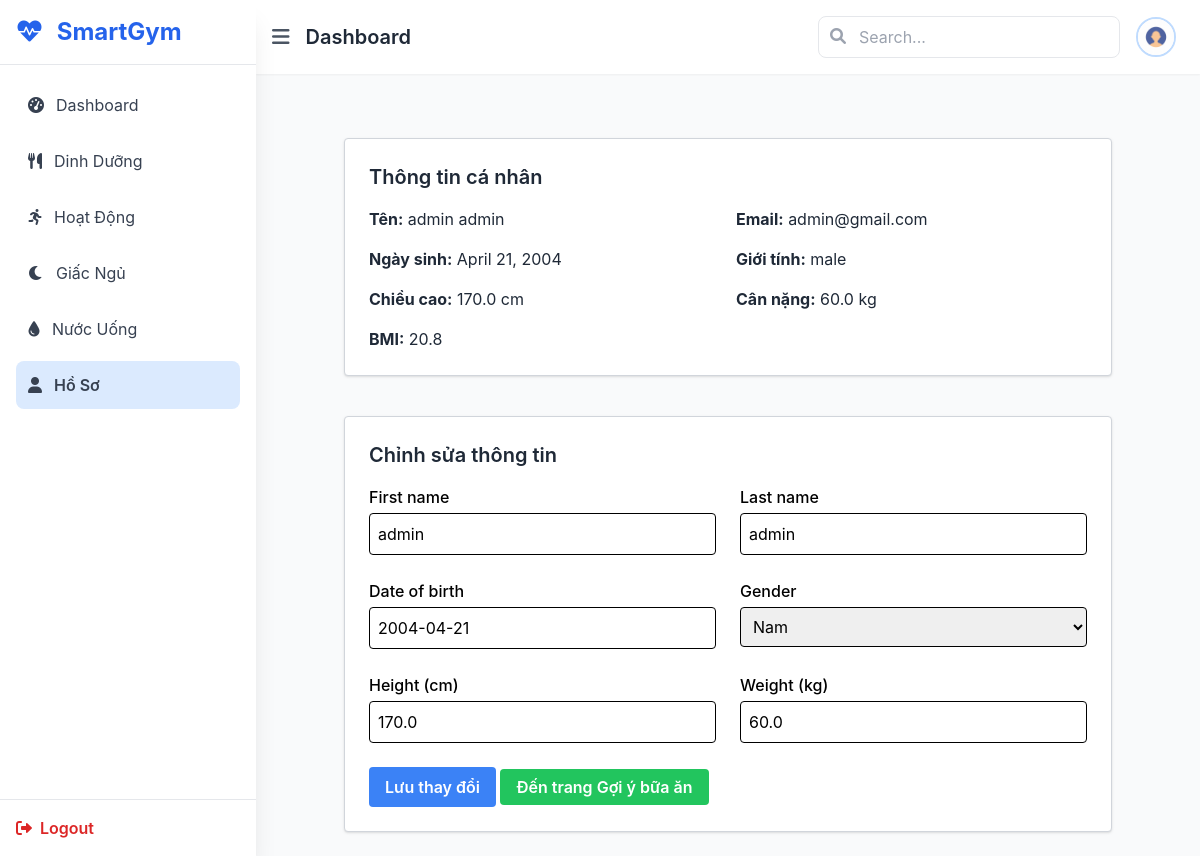
/profile/ (signed in), run on the app's committed database.
### accounts/models.py (models this page shows)
class User(AbstractUser):
    email = models.EmailField(unique=True)
    USERNAME_FIELD = 'email'
    REQUIRED_FIELDS = ['username']
    date_of_birth = models.DateField(null=True, blank=True)
    height_cm = models.FloatField(null=True, blank=True)
    weight_kg = models.FloatField(null=True, blank=True)
    last_weight_update = models.DateField(null=True, blank=True)  #  Cho phép giá trị rỗng (NULL)
    gender = models.CharField(
        max_length=10,
        choices=[('male', 'Nam'), ('female', 'Nữ')],
        null=True,
        blank=True
    )
    @property
    def bmi(self):
        if self.height_cm and self.weight_kg:
            height_m = self.height_cm / 100
            return round(self.weight_kg / (height_m ** 2), 1)
        return None

### main/views.py (the view)
# urls.py: path('profile/', views.profile, name='profile'),
@login_required
def profile(request):
    user = request.user
    if request.method == 'POST':
        form = UserProfileForm(request.POST, instance=user)
        if form.is_valid():
            form.save()
            return redirect('profile')
    else:
        form = UserProfileForm(instance=user)
    return render(request, 'main/profile.html', {
        'form': form,
        'user': user
    })

### accounts/forms.py
class UserProfileForm(forms.ModelForm):
    class Meta:
        model = User
        fields = ['first_name', 'last_name', 'date_of_birth', 'gender', 'height_cm', 'weight_kg']

### main/templatetags/form_filters.py (called while the page is built)
@register.filter(name='add_class')
def add_class(field, css_class):
    try:
        return field.as_widget(attrs={"class": css_class})
    except AttributeError:
        return field  # fallback nếu field không có .as_widget

### main/templates/main/profile.html (shortened to what this page needs)
{% extends 'main/base.html' %}
{% load form_filters %}
{% block content %}
<div class="max-w-3xl mx-auto mt-10 space-y-10">
    <div class="bg-white border border-gray-300 rounded px-6 py-6 shadow">
        <h2 class="text-xl font-semibold text-gray-800 mb-4">Thông tin cá nhân</h2>
        <div class="grid grid-cols-1 md:grid-cols-2 gap-4 text-gray-800">
            <p><strong>Tên:</strong> {{ user.get_full_name }}</p>
            <p><strong>Email:</strong> {{ user.email }}</p>
            <p><strong>Ngày sinh:</strong> {{ user.date_of_birth }}</p>
            <p><strong>Giới tính:</strong> {{ user.gender }}</p>
            <p><strong>Chiều cao:</strong> {{ user.height_cm }} cm</p>
            <p><strong>Cân nặng:</strong> {{ user.weight_kg }} kg</p>
            <p><strong>BMI:</strong> {{ user.bmi }}</p>
        </div>
    </div>
    <div class="bg-white border border-gray-300 rounded px-6 py-6 shadow">
        <h2 class="text-xl font-semibold text-gray-800 mb-4">Chỉnh sửa thông tin</h2>
        <form method="POST">
            <div class="grid grid-cols-1 md:grid-cols-2 gap-6">
                <div>
                    <label class="block font-medium mb-1">First name</label>
                    {{ form.first_name|add_class:"w-full p-2 border border-black rounded" }}
                </div>
                <div>
                    <label class="block font-medium mb-1">Last name</label>
                    {{ form.last_name|add_class:"w-full p-2 border border-black rounded" }}
                </div>
                <div>
                    <label class="block font-medium mb-1">Date of birth</label>
                    {{ form.date_of_birth|add_class:"w-full p-2 border border-black rounded" }}
                </div>
                <div>
                    <label class="block font-medium mb-1">Gender</label>
                    {{ form.gender|add_class:"w-full p-2 border border-black rounded" }}
                </div>
                <div>
                    <label class="block font-medium mb-1">Height (cm)</label>
                    {{ form.height_cm|add_class:"w-full p-2 border border-black rounded" }}
                </div>
                <div>
                    <label class="block font-medium mb-1">Weight (kg)</label>
                    {{ form.weight_kg|add_class:"w-full p-2 border border-black rounded" }}
                </div>
            </div>
            <div class="mt-6">
                <button type="submit" class="bg-blue-500 hover:bg-blue-600 text-white font-semibold py-2 px-4 rounded">
                    Lưu thay đổi
                </button>
                <a href="{% url 'generate_meal_plan' %}" class="bg-green-500 hover:bg-green-600 text-white font-semibold py-2 px-4 rounded text-center">
                    Đến trang Gợi ý bữa ăn
                </a>
            </div>
        </form>
    </div>
</div>
{% endblock %}

### main/static/css/styles.css (style rules this page uses)
body { font-family: "Inter", sans-serif; }

### data on the page
User: get_full_name "admin admin", email "admin@gmail.com", date_of_birth "April 21, 2004", gender "male", height_cm "170.0", weight_kg "60.0", bmi "20.8", first_name "admin", last_name "admin", date_of_birth "2004-04-21", gender "Nam"
